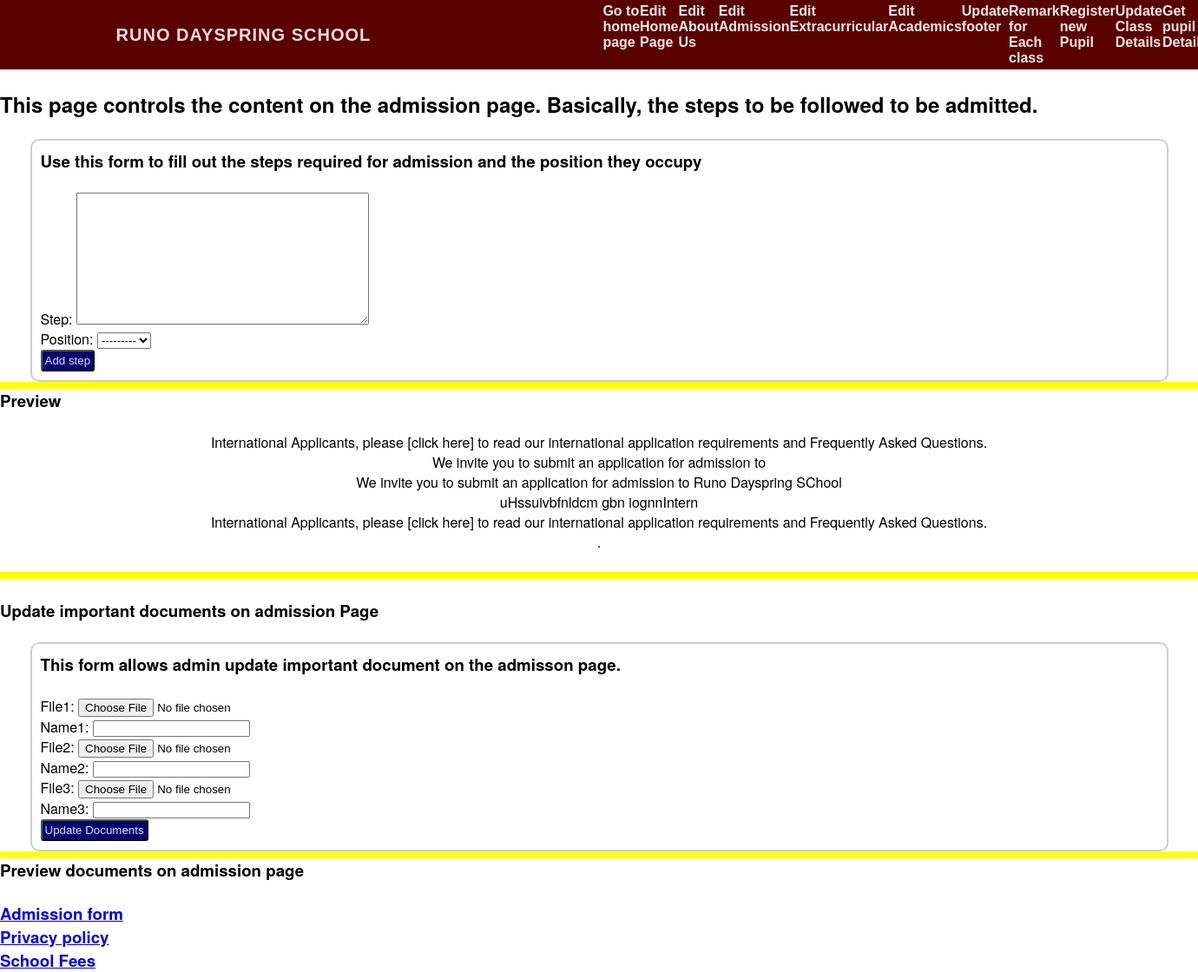
/adminadmission/, run on the app's committed database.
### runo/models.py (models this page shows, shortened)
class Steps(models.Model):
    step = models.TextField()
    CHOICES = (
        ('1', '1'),
        ('2', '2'),
        ('3', '3'),
        ('4', '4'),
        ('5', '5'),
        ('6', '6'),
    )
    position = models.CharField(max_length=30, choices = CHOICES, null=True, blank=True)

class admitfiles(models.Model):
    file1 = models.FileField(upload_to='admission_files', null=True)
    name1 = models.CharField(max_length=60, blank=True, null=True)
    file2 = models.FileField(upload_to='admission_files', blank=True, null=True)
    name2 = models.CharField(max_length=60, blank=True, null=True)
    file3 = models.FileField(upload_to='admission_files', blank=True, null=True)
    name3 = models.CharField(max_length=60, blank=True, null=True)

### runo/views.py (the view, shortened to what this page needs)
# urls.py: path('adminadmission/', views.adminadmission, name='adminadmission'),
def adminadmission(request):
    form = StepsForm()
    steps = Steps.objects.all()
    admitform = admitfilesForm()
    posit = admitfiles.objects.filter(pk=1).first()
    return render(request, 'runo/adminadmission.html', {'form': form, 'steps': steps,
     'admitform': admitform, 'posit': posit})

### runo/views.py
class StepsForm(forms.ModelForm):
    class Meta:
        model = Steps
        fields = ('step', 'position')

class admitfilesForm(forms.ModelForm):
    class Meta:
        model = admitfiles
        fields = ('file1', 'name1', 'file2', 'name2', 'file3', 'name3')

### runo/templates/runo/adminadmission.html (shortened to what this page needs)
<!DOCTYPE html>
<html>
    <head>
    </head>
    <body>
        {% load static %}
        <link rel='stylesheet' href='{% static "school/navfile.css" %}'>
        <nav>
            <div class="logo">
                <h4>Runo Dayspring School</h4>
            </div>
            <ul class='nav-links'>
                <li><a href='{% url "index" %}'>Go to home page</a></li>
                <li><a href='{% url "adminindex" %}'>Edit Home Page</a></li>
                <li><a href='{% url "adminaboutus" %}'>Edit About Us</a></li>
                <li><a href='{% url "adminadmission" %}'>Edit Admission</a></li>
                <li><a href='{% url "adminleadership" %}'>Edit Extracurricular</a></li>
                <li><a href='{% url "adminwelcome" %}'>Edit Academics</a></li>
                <li><a href='{% url "footerUpdate" %}'>Update footer</a></li>
                <li><a href='{% url "principalRemark" %}'>Remark for Each class</a></li>
                <li><a href='{% url "regpupil" %}'>Register new Pupil</a></li>
                <li><a href='{% url "teacherprofile" %}'>Update Class Details</a></li>
                <li><a href='{% url "pupildetails" %}'>Get pupil Details</a></li>
            </ul>
        </nav>
        <br>
        <h2> This page controls the content on the admission page. Basically, the steps
            to be followed to be admitted.
        </h2>
        <br>
        {% if form %}
        <div id='div'>
            <h3>Use this form to fill out the steps required for admission and the position they occupy</h3>
            <br>
        <form method='post' action='{% url "adminadmission" %}'>
            {{ form.as_p }}
            <button>Add step</button>
        </form>
        {% endif %}
        </div>
        <hr>
        <h3>Preview</h3>
        <br>
        {% if steps %}
        <ul>
            {% for step in steps %}
                <li style='text-align: center;'>{{ step.step}}</li>
            {% endfor %}
        </ul>
        <br>
        <hr>
        <br>
        <h3>Update important documents on admission Page</h3>
        <br>
        <div id='div'>
            {% if admitform %}
            <h3>
                This form allows admin update important document on the admisson page.
            </h3><br>
            <form method='post' action='{% url "adminadmission" %}' enctype="multipart/form-data">
                {{ admitform.as_p }}
                <button>Update Documents</button>
            </form>
            {% endif %}
        </div>
        {% endif %}
        <hr>
        <h3>Preview documents on admission page</h3>
        <br>
        {% if posit %}
            <h3><a href='{{ posit.file1.url }}' target='_blank'>{{ posit.name1 }}</a></h3>
            <h3><a href='{{ posit.file2.url }}' target='_blank'>{{ posit.name2 }}</a></h3>
            <h3><a href='{{ posit.file3.url }}' target='_blank'>{{ posit.name3 }}</a></h3>
        {% endif %}
    </body>
</html>

### runo/static/school/navfile.css (style rules this page uses)
* { margin: 0px; padding: 0px; box-sizing: border-box; }
body { font-family: "Helvetica Neue",Helvetica,Arial,sans-serif; }
nav { font-family: Arial, Helvetica, sans-serif; display: flex; justify-content: space-around; align-items: center; background-color: rgb(89, 0, 0); min-height: 10vh; }
nav .logo { color: rgb(247, 222, 222); text-transform: uppercase; letter-spacing: 1px; font-size: 20px; }
nav .nav-links { display: flex; justify-content: space-around; width: 60%; z-index: 10; }
nav .nav-links a { color: rgb(252, 230, 230); text-decoration: none; font-weight: bold; }
nav .nav-links li { list-style: none; }

### runo/templates/runo/adminadmission.html (style rules this page uses)
#div { border: 2px solid rgb(210, 204, 204); border-radius: 10px; padding: 10px; margin: auto; width: 95%; }
hr { border: 4px solid yellow; background-color: yellow; }
button { background-color: rgb(5, 5, 114); color: rgb(222, 222, 240); padding: 3px; border-radius: 3px; }

### data on the page
Steps: step "International Applicants, please [click here] to read our international application requirements and Frequently Asked Questions."
Steps: step "We invite you to submit an application for admission to"
Steps: step "We invite you to submit an application for admission to Runo Dayspring SChool"
Steps: step "uHssuivbfnldcm gbn iognnIntern"
Steps: step "International Applicants, please [click here] to read our international application requirements and Frequently Asked Questions."
Steps: step "."
admitfiles: name1 "Admission form", name2 "Privacy policy", name3 "School Fees"
